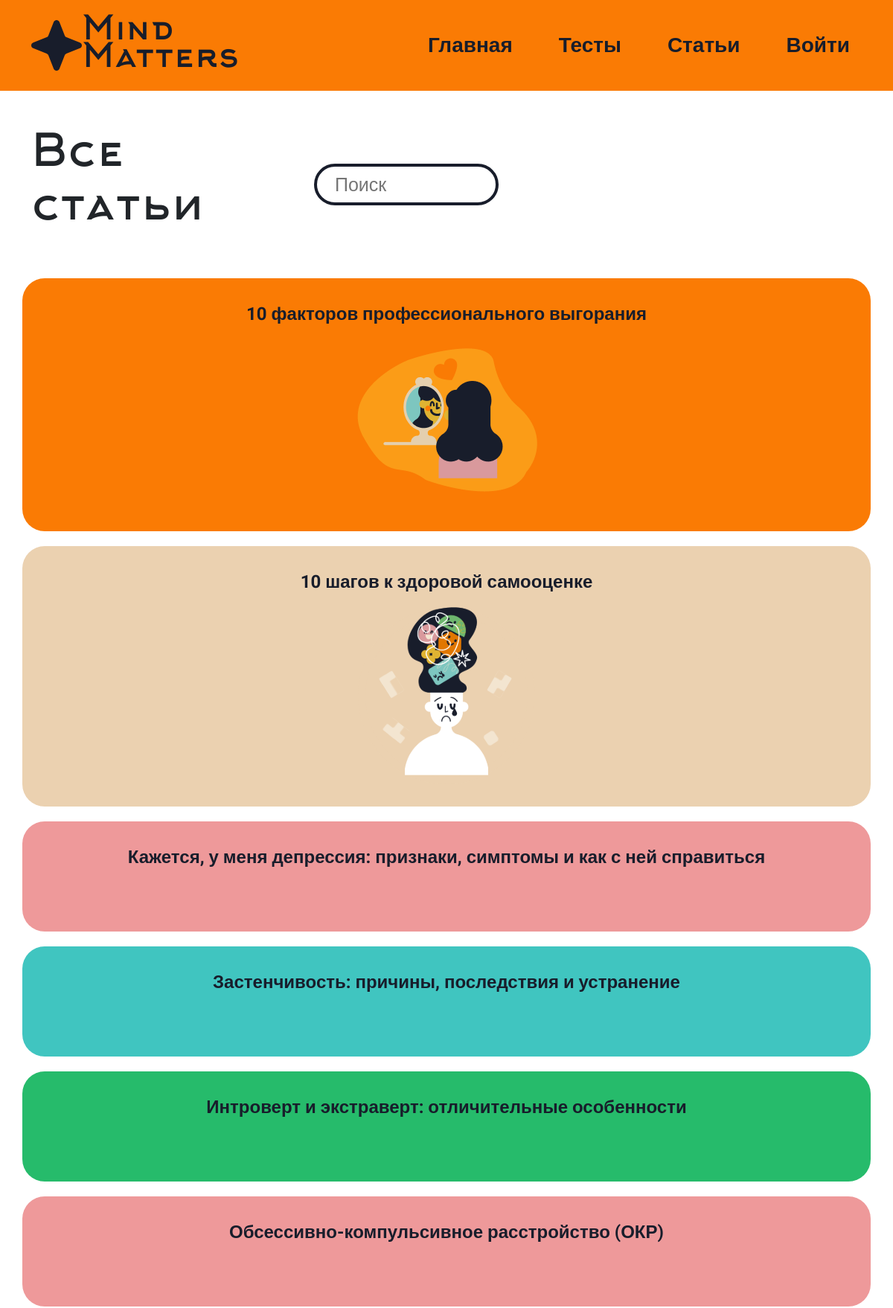
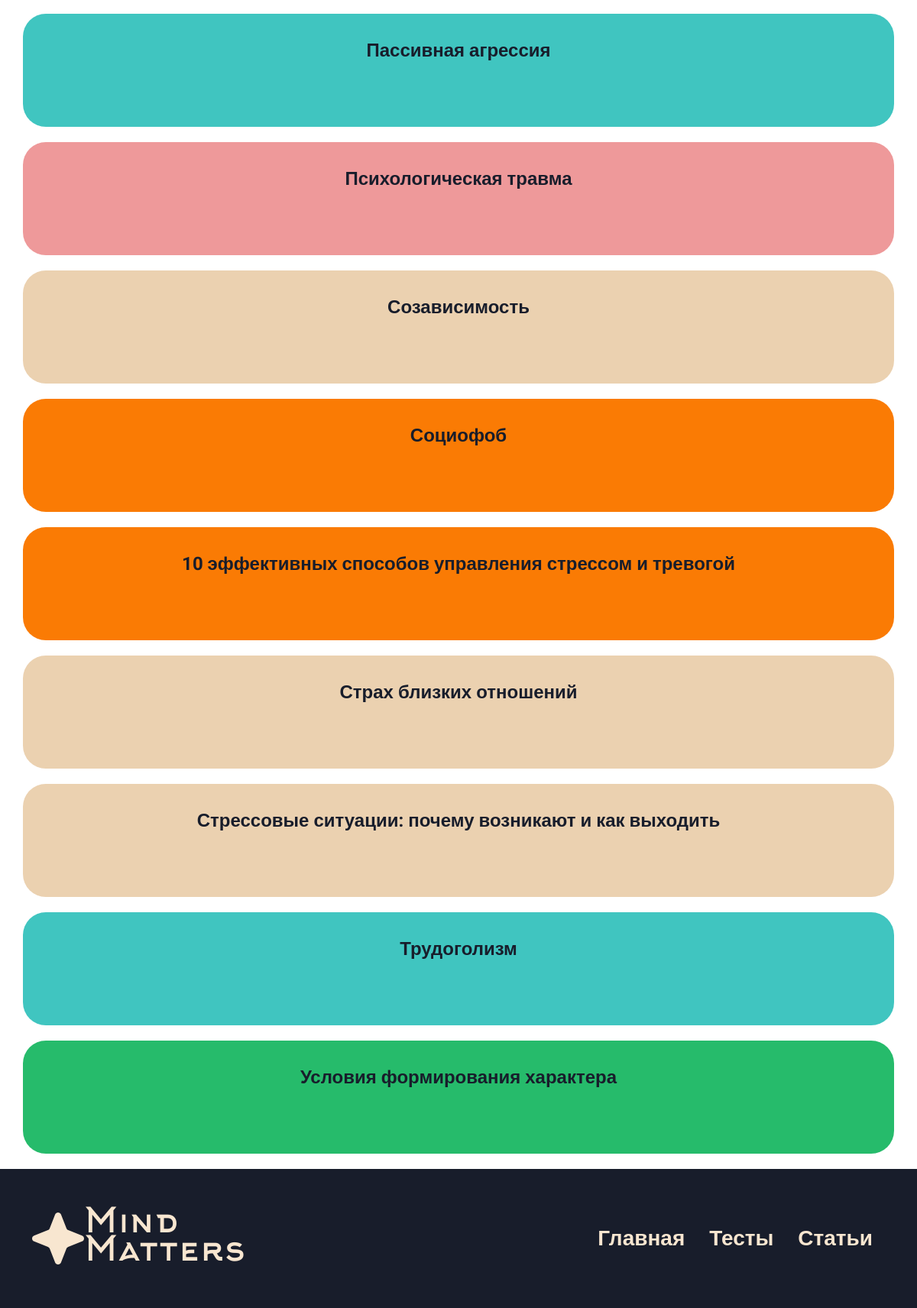
The page /articles on the database its author committed (2 pictures, top to bottom).
### app/models.py (models this page shows, shortened)
class Articles(db.Model):
    id = db.Column(db.Integer,primary_key=True)
    title = db.Column(db.String(100))
    text = db.Column(db.Text)
    image_name = db.Column(db.String(100))
    category = db.Column(db.String(100))
    color = db.Column(db.String(100))
    root = db.Column(db.Integer, default=1)

### app/views.py (the view)
@app.route('/articles', methods=['GET', 'POST'])
def articles():
    articles = Articles.query.all()
    if request.method == 'GET':
        name = request.args.get('seach')
        if name:
            name= name.capitalize()
            title = "%{}%".format(name)
            articles = Articles.query.filter(Articles.title.like(title)).all()
            return render_template("articles.html",articles=articles)
        else:
             return render_template("articles.html",articles=articles)
    return render_template("articles.html",articles=articles)

### app/views.py (called while the page is built)
@app.context_processor
def inject_user():
    def get_user_name():
        if 'name' in session:
            return Users.query.filter_by(email=session['name']).first()
    return dict(active_user=get_user_name())

### app/templates/articles.html (shortened to what this page needs)
{% extends 'base.html' %}
{% block main %}
<div class="articles-wrap">
    <div class="container">
        <div class="articles-header ">
            <div class="row  d-flex justify-content-between  align-items-center">
                <div class="col-lg-4">
                    <h1>Все статьи</h1>
                </div>
                <div class="col">
                    <form method="get">
                        <input type="search" placeholder="Поиск" class="px-4 py-4" name="seach">
                    </form>
                </div>
            </div>
        </div>
        <div class="articles-mobile">
            {%for article in articles%}
            {%if article.root==1%}
            <div class="row article-mobile" style="background-color: {{article.color}};">
                <p><a href="/article/{{article.id}}">{{article.title}}</a></p>
                <a href="/article/{{article.id}}"> <img src="../static/img/upload/{{article.image_name}}"  alt=""
                        class="img-fluid"></a>
            </div>
            {%endif%}
            {%endfor%}
        </div>
    </div>
</div>
{% endblock %}

### app/templates/base.html (shortened to what this page needs)
<!DOCTYPE html>
<html lang="en">
<head>
    <link href="https://cdn.jsdelivr.net/npm/bootstrap@5.3.3/dist/css/bootstrap.min.css" rel="stylesheet"
>
    <link rel="stylesheet" href="../static/css/style.css">
</head>
<body>
    <div class="header-wraper">
        <div class="container" bis_skin_checked="1">
            <header class="d-flex flex-wrap  align-items-center py-4">
                <a href="/" class="d-flex align-items-center mb-3 mb-md-0 me-md-auto text-decoration-none main-logo">
                    <img src="../static/img/logo.svg" alt="">
                    <span class="logo-text">Mind <br> Matters</span>
                </a>
                <ul class="nav nav-pills nav-links">
                    <li class="nav-item"><a href="/" class="nav-link first-link">Главная</a></li>
                    <li class="nav-item"><a href="/tests" class="nav-link">Тесты</a></li>
                    <li class="nav-item"><a href="/articles" class="nav-link">Статьи</a></li>
                    {%if 'name' in session%}
                    <li class="nav-item"><a href="/profile" class="nav-link auth">Профиль</a></li>
                    <li class="nav-item"><a href="/logout" class="nav-link auth">Выйти</a></li>
                    {% else %}
                    <li class="nav-item"><a href="/auth" class="nav-link auth">Войти</a></li>
                    {%endif%}
                </ul>
            </header>
        </div>
    </div>
    {% block main %} {% endblock %}
    <footer>
        <div class="container">
            <div class="big-footer">
                <div class="d-flex justify-content-evenly  align-items-center py-4">
                    <a href="#" class="d-flex align-items-center mb-3 mb-md-0 me-md-auto text-decoration-none">
                        <img src="../static/img/footer.svg" alt="">
                        <span class="logo-text-footer">Mind <br> Matters</span>
                    </a>
                    <ul class="nav nav-pills nav-links-footer">
                        <li class="nav-item"><a href="/" class="nav-link first-link">Главная</a></li>
                        <li class="nav-item"><a href="/tests" class="nav-link">Тесты</a></li>
                        <li class="nav-item"><a href="/articles" class="nav-link">Статьи</a></li>
                    </ul>
                </div>
            </div>
        </div>
    </footer>
</body>
</html>

### app/static/css/style.css (style rules this page uses)
* { font-family: "Roboto", sans-serif; }
.header-wraper { background-color: #FA7B04; }
header { z-index: 1000; }
.logo-text { font-size: 45px; line-height: 37px; font-family: 'Arkhip'; color: #181D2B; }
.nav-links a { font-size: 28px; color: #181D2B; line-height: 32px; position: relative; text-decoration: none; font-weight: bold; font-family: "Roboto", sans-serif; z-index: 1000; }
.nav-links a:not(.first-link) { margin-left: 30px; }
footer { background-color: #181D2B; padding: 30px; }
.logo-text-footer { font-size: 45px; line-height: 37px; font-family: 'Arkhip'; color: #F8E6D0; }
.nav-links-footer a { font-size: 28px; color: #F8E6D0; line-height: 32px; position: relative; text-decoration: none; font-weight: bold; font-family: "Roboto", sans-serif; }
.articles-header { margin: 50px 0; }
.articles-header h1 { font-size: 60px; font-family: 'Arkhip'; }
.articles-header form input { border: 4px solid #181D2B; border-radius: 30px; width: 420px; height: 40px; font-size: 25px; }
.articles-mobile { text-align: center; display: flex; flex-direction: column; justify-content: center; align-items: center; display: none; }
.articles-mobile .article-mobile { display: flex; padding: 30px; border-radius: 30px; display: flex; margin-bottom: 20px; }
.article-mobile a { text-decoration: none; color: #181D2B; font-weight: bold; font-size: 24px; }
@media (max-width: 1200px) { .articles-header form input { width: 248px; } }
@media (max-width: 1200px) { .articles-mobile { display: block; } }

### rows shown on the page
Articles: title "10 факторов профессионального выгорания", image_name (picture)
Articles: title "10 шагов к здоровой самооценке", image_name (picture)
Articles: title "Кажется, у меня депрессия: признаки, симптомы и как с ней справиться"
Articles: title "Застенчивость: причины, последствия и устранение"
Articles: title "Интроверт и экстраверт: отличительные особенности"
Articles: title "Обсессивно-компульсивное расстройство (ОКР)"
Articles: title "Пассивная агрессия"
Articles: title "Психологическая травма"
Articles: title "Созависимость"
Articles: title "Социофоб"
Articles: title "10 эффективных способов управления стрессом и тревогой"
Articles: title "Страх близких отношений"
Articles: title "Стрессовые ситуации: почему возникают и как выходить"
Articles: title "Трудоголизм"
Articles: title "Условия формирования характера"
